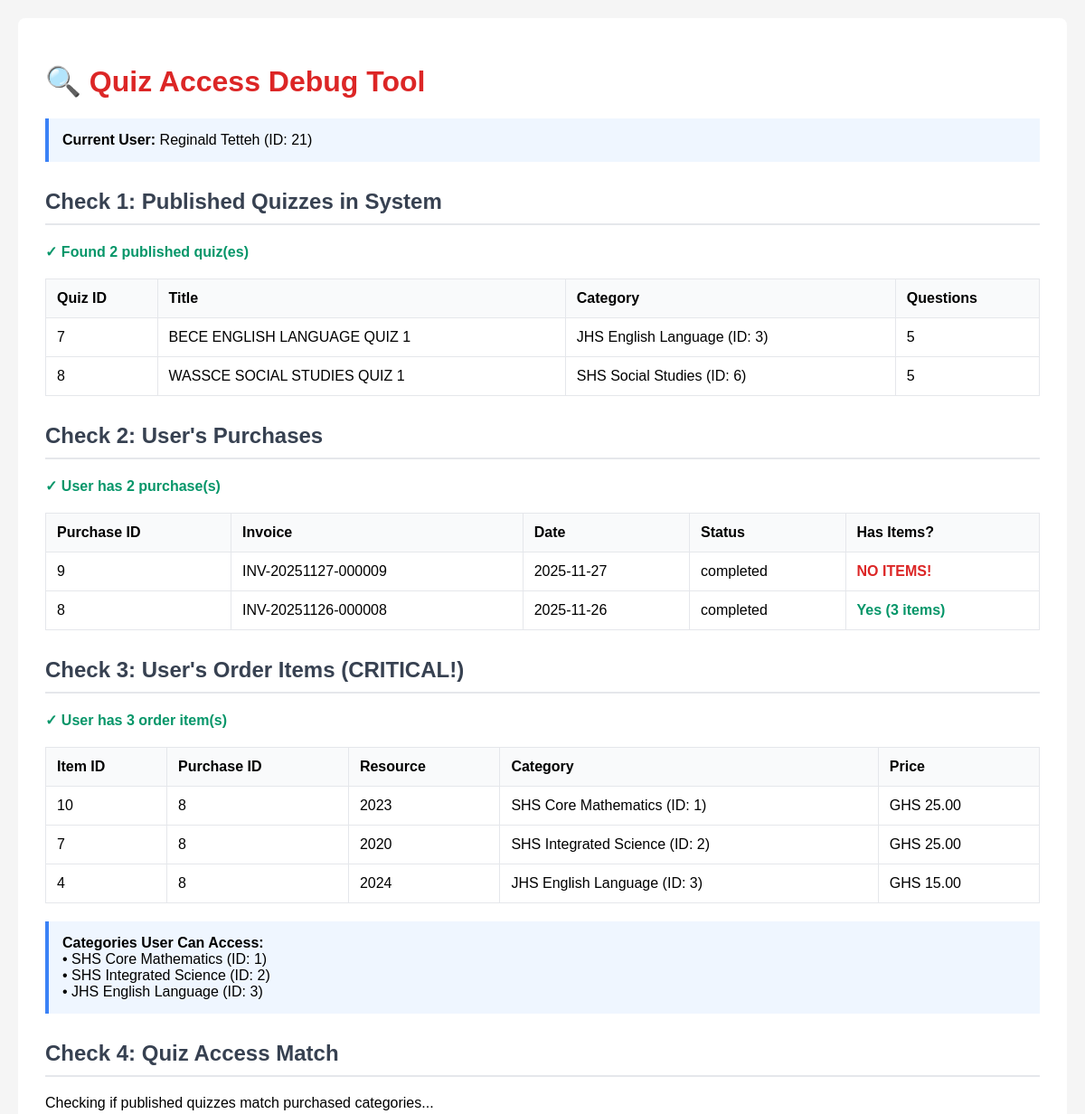
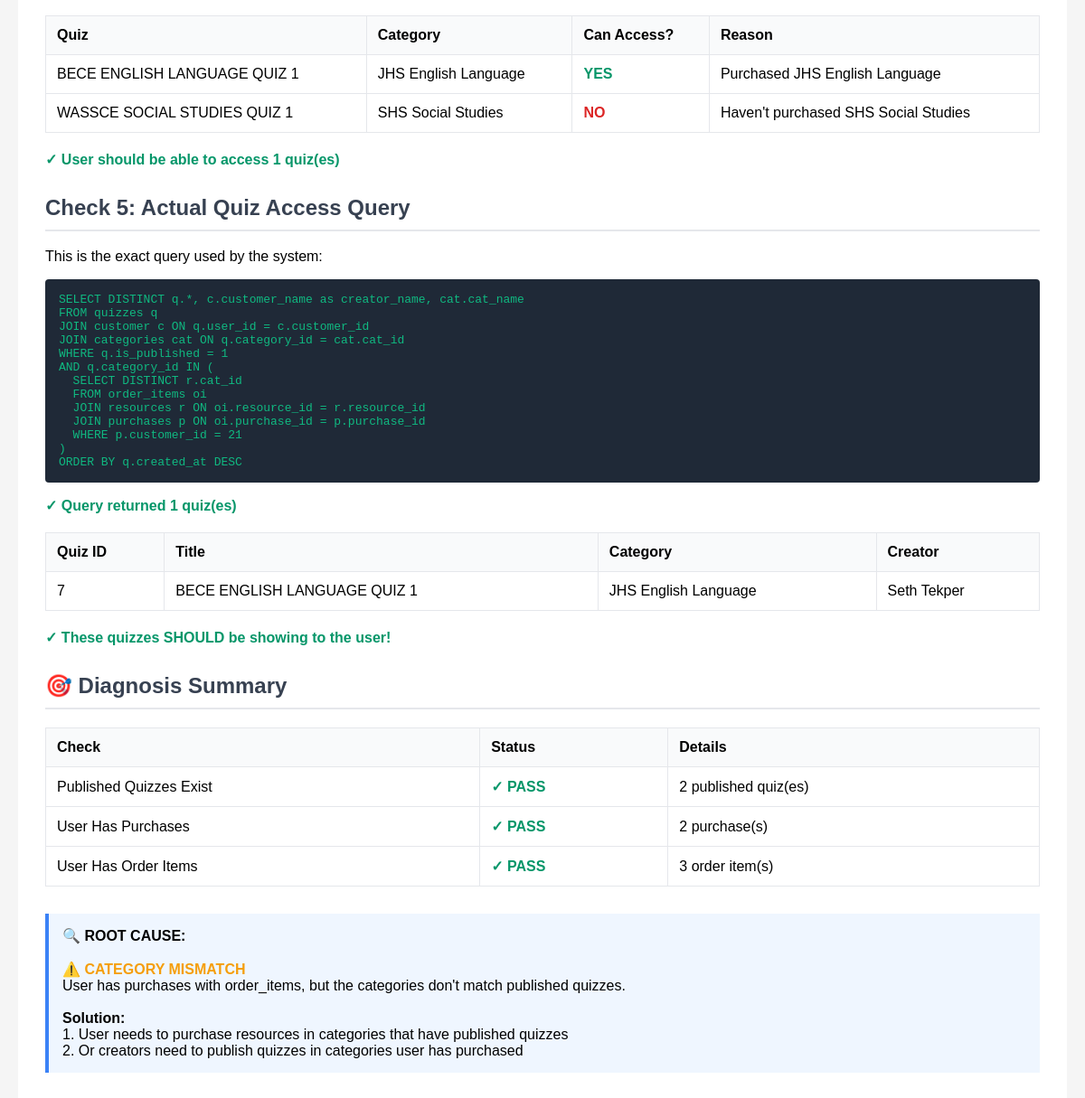
The app's page /debug_quiz_access_issue.php (signed in) with its own data (2 pictures, top to bottom).
### tables this page shows
CREATE TABLE `quizzes` (
  `quiz_id` int NOT NULL,
  `user_id` int NOT NULL,
  `quiz_title` varchar(255) NOT NULL,
  `category_id` int NOT NULL,
  `time_limit` int NOT NULL COMMENT 'Time limit in minutes',
  `is_published` tinyint(1) DEFAULT '0',
  `created_at` timestamp NULL DEFAULT CURRENT_TIMESTAMP
);

CREATE TABLE `categories` (
  `cat_id` int NOT NULL,
  `cat_name` varchar(100) NOT NULL
);

CREATE TABLE `purchases` (
  `purchase_id` int NOT NULL,
  `customer_id` int NOT NULL,
  `invoice_no` varchar(50) NOT NULL,
  `purchase_date` date NOT NULL,
  `order_status` varchar(100) NOT NULL
);

CREATE TABLE `order_items` (
  `order_item_id` int NOT NULL,
  `purchase_id` int NOT NULL,
  `resource_id` int NOT NULL,
  `qty` int DEFAULT '1',
  `price` decimal(10,2) NOT NULL,
  `created_at` timestamp NULL DEFAULT CURRENT_TIMESTAMP
);

CREATE TABLE `resources` (
  `resource_id` int NOT NULL,
  `cat_id` int NOT NULL,
  `creator_id` int NOT NULL,
  `resource_title` varchar(200) NOT NULL,
  `resource_price` double NOT NULL,
  `resource_desc` varchar(500) DEFAULT NULL,
  `resource_image` varchar(100) DEFAULT NULL,
  `resource_keywords` varchar(100) DEFAULT NULL,
  `resource_file` varchar(255) DEFAULT NULL
);

CREATE TABLE `customer` (
  `customer_id` int NOT NULL,
  `customer_name` varchar(100) NOT NULL,
  `customer_email` varchar(50) NOT NULL,
  `customer_pass` varchar(150) NOT NULL,
  `customer_country` varchar(30) NOT NULL,
  `customer_city` varchar(30) NOT NULL,
  `customer_contact` varchar(30) NOT NULL,
  `customer_image` varchar(100) DEFAULT NULL,
  `user_role` int NOT NULL,
  `user_type` enum('student','creator') DEFAULT 'student'
);

### debug_quiz_access_issue.php (the view, shortened to what this page needs)
<?php
echo "<!DOCTYPE html><html><head><title>Quiz Access Debug</title>";
echo "<style>
body { font-family: Arial, sans-serif; margin: 20px; background: #f5f5f5; }
.container { max-width: 1200px; margin: 0 auto; background: white; padding: 30px; border-radius: 8px; }
h1 { color: #dc2626; }
h2 { color: #374151; margin-top: 30px; border-bottom: 2px solid #e5e7eb; padding-bottom: 10px; }
.success { color: #059669; font-weight: 600; }
.error { color: #dc2626; font-weight: 600; }
.warning { color: #f59e0b; font-weight: 600; }
.info { background: #eff6ff; border-left: 4px solid #3b82f6; padding: 15px; margin: 20px 0; }
table { width: 100%; border-collapse: collapse; margin: 20px 0; }
th, td { padding: 12px; text-align: left; border: 1px solid #e5e7eb; }
th { background: #f9fafb; font-weight: 600; }
.code { background: #1f2937; color: #10b981; padding: 15px; border-radius: 4px; font-family: monospace; margin: 10px 0; }
</style></head><body><div class='container'>";
echo "<h1>🔍 Quiz Access Debug Tool</h1>";
$user_id = $_SESSION['user_id'] ?? null;
$user_name = $_SESSION['user_name'] ?? 'Not logged in';
echo "<div class='info'>";
echo "<strong>Current User:</strong> $user_name (ID: $user_id)<br>";
echo "</div>";
try {
    $db = Database::getInstance()->getConnection();
    echo "<h2>Check 1: Published Quizzes in System</h2>";
    $result = $db->query("
        SELECT q.quiz_id, q.quiz_title, q.category_id, c.cat_name, q.is_published,
               (SELECT COUNT(*) FROM quiz_questions WHERE quiz_id = q.quiz_id) as question_count
        FROM quizzes q
        LEFT JOIN categories c ON q.category_id = c.cat_id
        WHERE q.is_published = 1
        ORDER BY q.quiz_id
    ");
    if ($result->num_rows > 0) {
        echo "<p class='success'>✓ Found {$result->num_rows} published quiz(es)</p>";
        echo "<table><tr><th>Quiz ID</th><th>Title</th><th>Category</th><th>Questions</th></tr>";
        $published_quizzes = [];
        while ($quiz = $result->fetch_assoc()) {
            $published_quizzes[] = $quiz;
            $cat_name = $quiz['cat_name'] ?? '<span class="error">NO CATEGORY!</span>';
            echo "<tr>";
            echo "<td>{$quiz['quiz_id']}</td>";
            echo "<td>{$quiz['quiz_title']}</td>";
            echo "<td>$cat_name (ID: {$quiz['category_id']})</td>";
            echo "<td>{$quiz['question_count']}</td>";
            echo "</tr>";
        }
        echo "</table>";
    }
    echo "<h2>Check 2: User's Purchases</h2>";
    $result = $db->query("
        SELECT p.purchase_id, p.invoice_no, p.purchase_date, p.order_status
        FROM purchases p
        WHERE p.customer_id = $user_id
        ORDER BY p.purchase_id DESC
    ");
    if ($result->num_rows > 0) {
        echo "<p class='success'>✓ User has {$result->num_rows} purchase(s)</p>";
        echo "<table><tr><th>Purchase ID</th><th>Invoice</th><th>Date</th><th>Status</th><th>Has Items?</th></tr>";
        while ($purchase = $result->fetch_assoc()) {
            $purchase_id = $purchase['purchase_id'];
            $items_check = $db->query("SELECT COUNT(*) as count FROM order_items WHERE purchase_id = $purchase_id");
            $item_count = $items_check->fetch_assoc()['count'];
            $has_items = $item_count > 0 ? "<span class='success'>Yes ($item_count items)</span>" : "<span class='error'>NO ITEMS!</span>";
            echo "<tr>";
            echo "<td>{$purchase['purchase_id']}</td>";
            echo "<td>{$purchase['invoice_no']}</td>";
            echo "<td>{$purchase['purchase_date']}</td>";
            echo "<td>{$purchase['order_status']}</td>";
            echo "<td>$has_items</td>";
            echo "</tr>";
        }
        echo "</table>";
    } else {
        echo "<p class='error'>✗ User has NO purchases!</p>";
        echo "<div class='info'>";
        echo "<strong>Problem:</strong> This user has not made any purchases.<br>";
        echo "<strong>Solution:</strong> User needs to purchase resources first.";
        echo "</div>";
    }
    echo "<h2>Check 3: User's Order Items (CRITICAL!)</h2>";
    $result = $db->query("
        SELECT oi.order_item_id, oi.purchase_id, r.resource_id, r.resource_title, r.cat_id, c.cat_name, oi.price
        FROM order_items oi
        JOIN purchases p ON oi.purchase_id = p.purchase_id
        JOIN resources r ON oi.resource_id = r.resource_id
        JOIN categories c ON r.cat_id = c.cat_id
        WHERE p.customer_id = $user_id
        ORDER BY oi.order_item_id DESC
    ");
    if ($result->num_rows > 0) {
        echo "<p class='success'>✓ User has {$result->num_rows} order item(s)</p>";
        echo "<table><tr><th>Item ID</th><th>Purchase ID</th><th>Resource</th><th>Category</th><th>Price</th></tr>";
        $purchased_categories = [];
        while ($item = $result->fetch_assoc()) {
            $purchased_categories[$item['cat_id']] = $item['cat_name'];
            echo "<tr>";
            echo "<td>{$item['order_item_id']}</td>";
            echo "<td>{$item['purchase_id']}</td>";
            echo "<td>{$item['resource_title']}</td>";
            echo "<td>{$item['cat_name']} (ID: {$item['cat_id']})</td>";
            echo "<td>GHS {$item['price']}</td>";
            echo "</tr>";
        }
        echo "</table>";
        echo "<div class='info'>";
        echo "<strong>Categories User Can Access:</strong><br>";
        foreach ($purchased_categories as $cat_id => $cat_name) {
            echo "• $cat_name (ID: $cat_id)<br>";
        }
        echo "</div>";
    }
    echo "<h2>Check 4: Quiz Access Match</h2>";
    if (isset($published_quizzes) && isset($purchased_categories)) {
        echo "<p>Checking if published quizzes match purchased categories...</p>";
        echo "<table><tr><th>Quiz</th><th>Category</th><th>Can Access?</th><th>Reason</th></tr>";
        $accessible_count = 0;
        foreach ($published_quizzes as $quiz) {
            $can_access = isset($purchased_categories[$quiz['category_id']]);
            $accessible_count += $can_access ? 1 : 0;
            $status = $can_access ? "<span class='success'>YES</span>" : "<span class='error'>NO</span>";
            $reason = $can_access
                ? "Purchased {$purchased_categories[$quiz['category_id']]}"
                : "Haven't purchased {$quiz['cat_name']}";
            echo "<tr>";
            echo "<td>{$quiz['quiz_title']}</td>";
            echo "<td>{$quiz['cat_name']}</td>";
            echo "<td>$status</td>";
            echo "<td>$reason</td>";
            echo "</tr>";
        }
        echo "</table>";
        if ($accessible_count > 0) {
            echo "<p class='success'>✓ User should be able to access $accessible_count quiz(es)</p>";
        }
    } else {
        echo "<p class='warning'>Cannot perform match - missing data from previous checks</p>";
    }
    echo "<h2>Check 5: Actual Quiz Access Query</h2>";
    echo "<p>This is the exact query used by the system:</p>";
    echo "<div class='code'>";
    echo "SELECT DISTINCT q.*, c.customer_name as creator_name, cat.cat_name<br>";
    echo "FROM quizzes q<br>";
    echo "JOIN customer c ON q.user_id = c.customer_id<br>";
    echo "JOIN categories cat ON q.category_id = cat.cat_id<br>";
    echo "WHERE q.is_published = 1<br>";
    echo "AND q.category_id IN (<br>";
    echo "&nbsp;&nbsp;SELECT DISTINCT r.cat_id<br>";
    echo "&nbsp;&nbsp;FROM order_items oi<br>";
    echo "&nbsp;&nbsp;JOIN resources r ON oi.resource_id = r.resource_id<br>";
    echo "&nbsp;&nbsp;JOIN purchases p ON oi.purchase_id = p.purchase_id<br>";
    echo "&nbsp;&nbsp;WHERE p.customer_id = $user_id<br>";
    echo ")<br>";
    echo "ORDER BY q.created_at DESC";
    echo "</div>";
    $result = $db->query("
        SELECT DISTINCT q.quiz_id, q.quiz_title, cat.cat_name, c.customer_name as creator_name
        FROM quizzes q
        JOIN customer c ON q.user_id = c.customer_id
        JOIN categories cat ON q.category_id = cat.cat_id
        WHERE q.is_published = 1
        AND q.category_id IN (
            SELECT DISTINCT r.cat_id
            FROM order_items oi
            JOIN resources r ON oi.resource_id = r.resource_id
            JOIN purchases p ON oi.purchase_id = p.purchase_id
            WHERE p.customer_id = $user_id
        )
        ORDER BY q.created_at DESC
    ");
    if ($result->num_rows > 0) {
        echo "<p class='success'>✓ Query returned {$result->num_rows} quiz(es)</p>";
        echo "<table><tr><th>Quiz ID</th><th>Title</th><th>Category</th><th>Creator</th></tr>";
        while ($quiz = $result->fetch_assoc()) {
            echo "<tr>";
            echo "<td>{$quiz['quiz_id']}</td>";
            echo "<td>{$quiz['quiz_title']}</td>";
            echo "<td>{$quiz['cat_name']}</td>";
            echo "<td>{$quiz['creator_name']}</td>";
            echo "</tr>";
        }
        echo "</table>";
        echo "<p class='success'>✓ These quizzes SHOULD be showing to the user!</p>";
    } else {
        echo "<p class='error'>✗ Query returned 0 quizzes</p>";
    }
    echo "<h2>🎯 Diagnosis Summary</h2>";
    $published_quiz_count = $db->query("SELECT COUNT(*) as count FROM quizzes WHERE is_published = 1")->fetch_assoc()['count'];
    $user_purchase_count = $db->query("SELECT COUNT(*) as count FROM purchases WHERE customer_id = $user_id")->fetch_assoc()['count'];
    $user_orderitem_count = $db->query("
        SELECT COUNT(*) as count FROM order_items oi
        JOIN purchases p ON oi.purchase_id = p.purchase_id
        WHERE p.customer_id = $user_id
    ")->fetch_assoc()['count'];
    echo "<table>";
    echo "<tr><th>Check</th><th>Status</th><th>Details</th></tr>";
    $check1_status = $published_quiz_count > 0 ? "<span class='success'>✓ PASS</span>" : "<span class='error'>✗ FAIL</span>";
    $check1_detail = "$published_quiz_count published quiz(es)";
    echo "<tr><td>Published Quizzes Exist</td><td>$check1_status</td><td>$check1_detail</td></tr>";
    $check2_status = $user_purchase_count > 0 ? "<span class='success'>✓ PASS</span>" : "<span class='error'>✗ FAIL</span>";
    $check2_detail = "$user_purchase_count purchase(s)";
    echo "<tr><td>User Has Purchases</td><td>$check2_status</td><td>$check2_detail</td></tr>";
    $check3_status = $user_orderitem_count > 0 ? "<span class='success'>✓ PASS</span>" : "<span class='error'>✗ FAIL</span>";
    $check3_detail = "$user_orderitem_count order item(s)";
    echo "<tr><td>User Has Order Items</td><td>$check3_status</td><td>$check3_detail</td></tr>";
    echo "</table>";
    echo "<div class='info' style='margin-top: 30px; font-size: 16px;'>";
    echo "<strong>🔍 ROOT CAUSE:</strong><br><br>";
    if ($published_quiz_count == 0) {
        echo "<span class='error'>✗ NO PUBLISHED QUIZZES</span><br>";
        echo "There are no published quizzes in the system. Creators need to publish their quizzes.<br><br>";
        echo "<strong>Solution:</strong> Go to quiz management and publish quizzes.";
    } elseif ($user_purchase_count == 0) {
        echo "<span class='error'>✗ USER HAS NO PURCHASES</span><br>";
        echo "This user has not made any purchases yet.<br><br>";
        echo "<strong>Solution:</strong> User needs to purchase resources first.";
    } else {
        echo "<span class='warning'>⚠️ CATEGORY MISMATCH</span><br>";
        echo "User has purchases with order_items, but the categories don't match published quizzes.<br><br>";
        echo "<strong>Solution:</strong><br>";
        echo "1. User needs to purchase resources in categories that have published quizzes<br>";
        echo "2. Or creators need to publish quizzes in categories user has purchased";
    }
    echo "</div>";
} catch (Exception $e) {
    echo "<p class='error'>Database Error: " . $e->getMessage() . "</p>";
}
echo "</div></body></html>";
?>

### debug_quiz_access_issue.php (style rules this page uses)
body { font-family: Arial, sans-serif; margin: 20px; background: #f5f5f5; }
.container { max-width: 1200px; margin: 0 auto; background: white; padding: 30px; border-radius: 8px; }
h1 { color: #dc2626; }
h2 { color: #374151; margin-top: 30px; border-bottom: 2px solid #e5e7eb; padding-bottom: 10px; }
.success { color: #059669; font-weight: 600; }
.error { color: #dc2626; font-weight: 600; }
.warning { color: #f59e0b; font-weight: 600; }
.info { background: #eff6ff; border-left: 4px solid #3b82f6; padding: 15px; margin: 20px 0; }
table { width: 100%; border-collapse: collapse; margin: 20px 0; }
th, td { padding: 12px; text-align: left; border: 1px solid #e5e7eb; }
th { background: #f9fafb; font-weight: 600; }
.code { background: #1f2937; color: #10b981; padding: 15px; border-radius: 4px; font-family: monospace; margin: 10px 0; }

### records on screen
quizzes: quiz_id "7", quiz_title "BECE ENGLISH LANGUAGE QUIZ 1", category.cat_name "JHS English Language", category "3", question_count "5", shows "YES", category "Purchased JHS English Language", user.customer_name "Seth Tekper"
quizzes: quiz_id "8", quiz_title "WASSCE SOCIAL STUDIES QUIZ 1", category.cat_name "SHS Social Studies", category "6", question_count "5", shows "NO", category.cat_name "Haven't purchased SHS Social Studies"
purchases: purchase_id "9", invoice_no "INV-20251127-000009", purchase_date "2025-11-27", order_status "completed", shows "NO ITEMS!"
purchases: purchase_id "8", invoice_no "INV-20251126-000008", purchase_date "2025-11-26", order_status "completed", item_count "3"
order_items: order_item_id "10", purchase "8", resource.resource_title "2023", categories.cat_name "SHS Core Mathematics", resource.cat_id "1", price "25.00"
order_items: order_item_id "7", purchase "8", resource.resource_title "2020", categories.cat_name "SHS Integrated Science", resource.cat_id "2", price "25.00"
order_items: order_item_id "4", purchase "8", resource.resource_title "2024", categories.cat_name "JHS English Language", resource.cat_id "3", price "15.00"

### other values on screen
$user_name "Reginald Tetteh"
$user_id "21"
$result->num_rows "2"
$result->num_rows "3"
$cat_name "SHS Core Mathematics"
$cat_id "1"
$cat_name "SHS Integrated Science"
$cat_id "2"
$cat_name "JHS English Language"
$cat_id "3"
$accessible_count "1"
$result->num_rows "1"
$check1_detail "2 published quiz(es)"
$check2_detail "2 purchase(s)"
$check3_detail "3 order item(s)"
